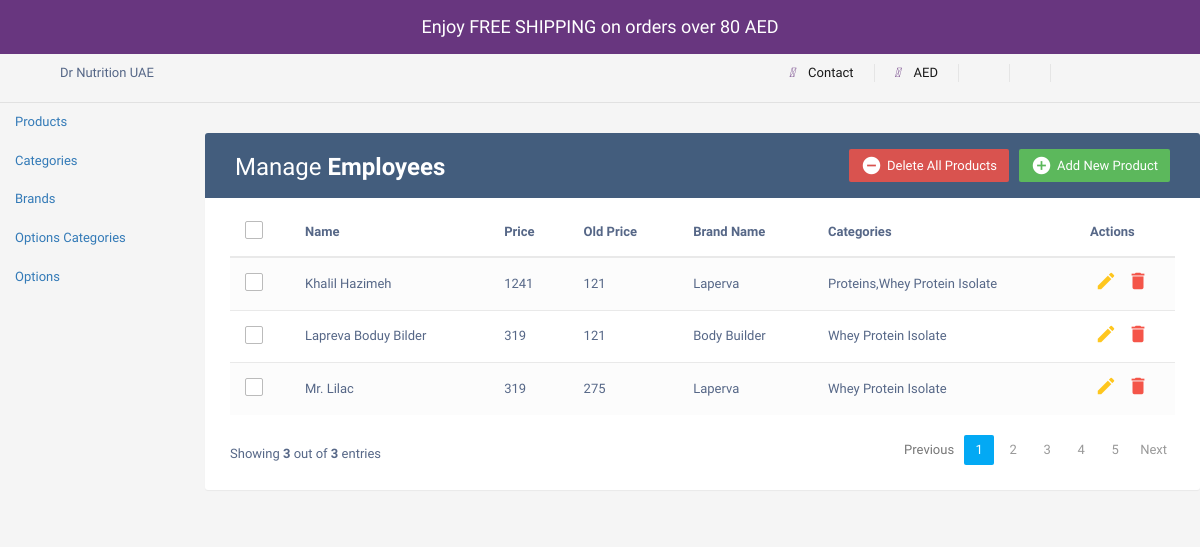
Page /admin/products.php on the earlier database version.
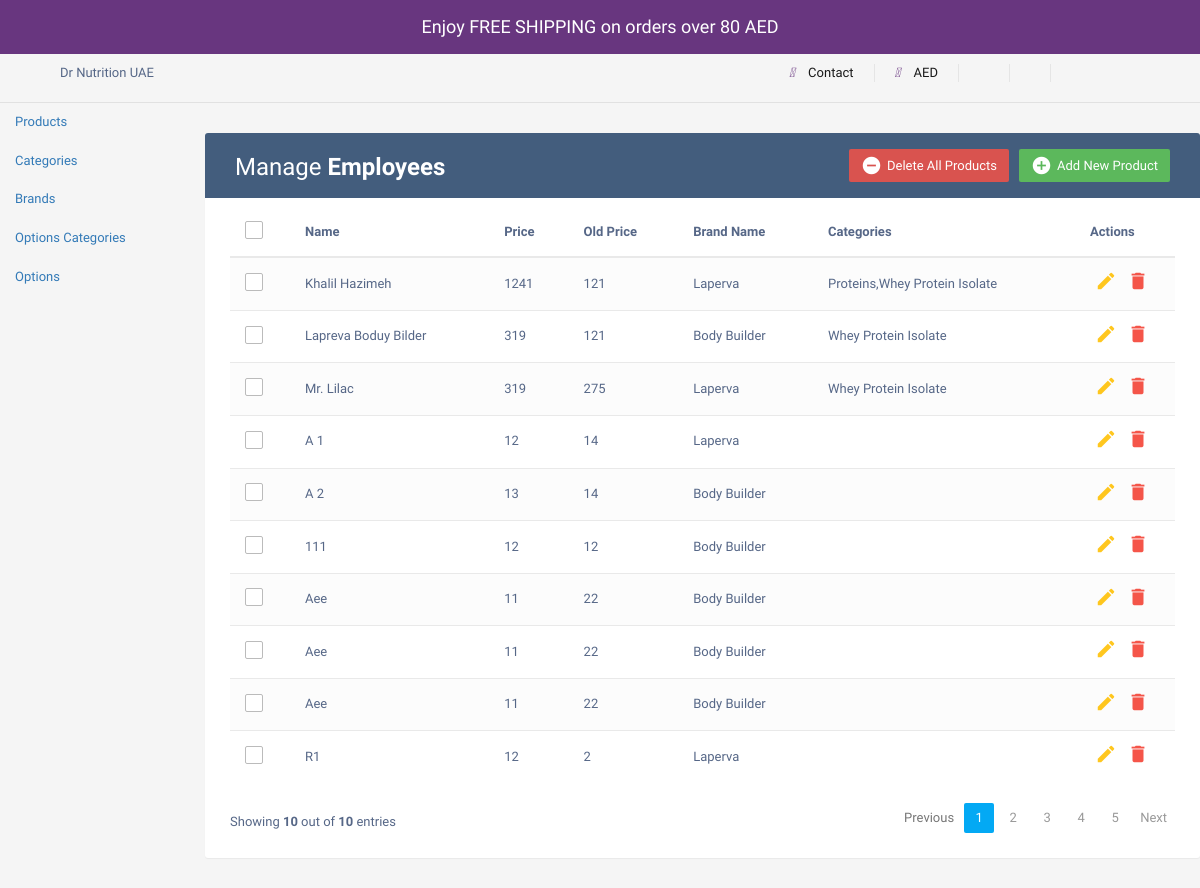
Same page on the later database version.
### tables this page shows
CREATE TABLE `products` (
  `id` int(11) NOT NULL,
  `name` varchar(255) NOT NULL,
  `price` int(11) NOT NULL,
  `old-price` int(11) NOT NULL,
  `image` varchar(255) NOT NULL,
  `brand_id` int(11) DEFAULT NULL
);

CREATE TABLE `brands` (
  `brand_id` int(11) NOT NULL,
  `brand_name` varchar(255) NOT NULL
);

### product.php (called while the page is built, shortened)
<?php
class Product {
    private $conn;
    public function __construct($db) {
        $this->conn = $db;
    }
public function getAllProductValues() {
    $query = "SELECT p.id, p.name, p.price, p.`old-price`, b.brand_name,
    GROUP_CONCAT(DISTINCT c.category_name ORDER BY c.category_name ASC) AS categories
    FROM products p
    LEFT JOIN product_categories pc ON p.id = pc.product_id
    LEFT JOIN categories c ON pc.category_id = c.category_id
    LEFT JOIN brands b ON p.brand_id = b.brand_id
    GROUP BY p.id";
    $result = $this->conn->query($query);
        $products = [];
        $count=0;
        if ($result->num_rows > 0) {
            while ($row = $result->fetch_assoc()) {
                $products[] = $row;
                $count++;
            }
        }
        return ['products' => $products, 'count' => $count];
}
}
?>

### admin/products.php (the view, shortened to what this page needs)
<?php
require '../product.php';
$conn = new mysqli("localhost", "root", "", "logindb");
?>
<!DOCTYPE html>
<html lang="en">
<head>
<link rel="stylesheet" href="https://maxcdn.bootstrapcdn.com/font-awesome/4.7.0/css/font-awesome.min.css">
<link rel="stylesheet" href="https://maxcdn.bootstrapcdn.com/bootstrap/3.3.7/css/bootstrap.min.css">
<link rel="stylesheet" href="https://cdnjs.cloudflare.com/ajax/libs/font-awesome/5.15.3/css/all.min.css" />
<link rel="stylesheet" href="../css/all.css" />
<body>
<section class="free_shipping_alert">
        <div>Enjoy FREE SHIPPING on orders over 80 AED</div>
    </section>
    <section class="top-nav-bar">
            <div class="top-nav">
                <div class="row justify-content-between">
                    <div class="col-lg-6">
                    <div class="top-nav-left d-none d-lg-block">
                        <span>Dr Nutrition UAE</span>
                    </div>
                    </div>
                    <div class="col-lg-6">
                    <div class="top-nav-right">
                        <ul class="list-inline top-nav-right-list">
                            <li>
                                <a title="Contact" href="#">
                                    <i class="fa-solid fa-phone" style="color: #68367f; margin-right: 10px;"></i>
                                    Contact
                                </a>
                            </li>
                            <li>
                                <a title="AED" href="">
                                    <i class="fa-solid fa-money-bill " style="color: #68367f; margin-right: 10px;"></i>
                                    AED
                                </a>
                            </li>
                            <li>
                                <a  title="Login" data-bs-toggle="modal" data-bs-target="#exampleModal"  href="index.php">
                                </a>
                            </li>
                        <li>
                    </ul>
                </div>
            </div>
        </div>
    </div>
</section>
<div class="row">
            <nav id="sidebar" class="col-md-3 col-lg-2 d-md-block bg-light sidebar">
                <div class="position-sticky">
                    <ul class="nav flex-column">
                        <li class="nav-item">
                            <a class="nav-link active" href="products.php">
                                Products
                            </a>
                        </li>
                        <li class="nav-item">
                            <a class="nav-link" href="categories.php">
                                Categories
                            </a>
                        </li>
						<li class="nav-item">
                            <a class="nav-link" href="brands.php">
                                Brands
                            </a>
                        </li>
						<li class="nav-item">
                            <a class="nav-link" href="options_categories.php">
                                Options Categories
                            </a>
                        </li>
						<li class="nav-item">
                            <a class="nav-link" href="options.php">
                                Options
                            </a>
                        </li>
                    </ul>
                </div>
            </nav>
			<main class="col-md-9 ms-sm-auto col-lg-10 px-md-4">        <div class="table-wrapper">
            <div class="table-title">
                <div class="row">
                    <div class="col-sm-6">
						<h2>Manage <b>Employees</b></h2>
					</div>
					<div class="col-sm-6">
						<a href="#addEmployeeModal" class="btn btn-success" data-toggle="modal"><i class="material-icons">&#xE147;</i> <span>Add New Product</span></a>
						<a href="#deleteEmployeeModal" class="btn btn-danger" data-toggle="modal"><i class="material-icons">&#xE15C;</i> <span>Delete All Products</span></a>
					</div>
                </div>
            </div>
            <table class="table table-striped table-hover">
                <thead>
                    <tr>
						<th>
							<span class="custom-checkbox">
								<label for="selectAll"></label>
							</span>
						</th>
                        <th>Name</th>
						<th>Price</th>
                        <th>Old Price</th>
						<th>Brand Name</th>
						<th>Categories</th>
                        <th>Actions</th>
                    </tr>
                </thead>
                <tbody>
                    <?php
					$product = new Product($conn);
                    $productData = $product->getAllProductValues();
                    $allProducts = $productData['products'];
                    $productCount = $productData['count'];
                    foreach ($allProducts as $product){
						echo '<tr id="' .$product['id']. '">';
						echo '<td>';
                        echo '<span class="custom-checkbox">';
								echo '<label for="checkbox'.$product['id'].'"></label>';
							echo '</span>';
						echo '</td>';
                        echo'<td>'.$product['name'].'</td>';
						echo '<td>'.$product['price'].'</td>';
						echo '<td>'.$product['old-price'].'</td>';
						echo '<td>'.$product['brand_name'].'</td>';
						echo '<td>'.$product['categories'].'</td>';
						echo '<td>';
                            echo '<a href="products.php?showEditModal=1&id='.$product['id'].'" data-id="'.$product['id'].'" class="edit"><i class="material-icons" data-toggle="tooltip" title="Edit">&#xE254;</i></a>';
                            echo '<a href="products.php?showDeleteModal=1&id='.$product['id'].'"class="delete" data-toggle="modal"><i class="material-icons" data-toggle="tooltip" title="Delete">&#xE872;</i></a>';
                        echo '</td>';
                    echo '</tr>';
                    }
                    ?>
                </tbody>
            </table>
			<div class="clearfix">
                <div class="hint-text">Showing <b><?php echo $productCount?></b> out of <b><?php echo $productCount?></b> entries</div>
                <ul class="pagination">
                    <li class="page-item disabled"><a href="#">Previous</a></li>
                    <li class="page-item active"><a href="#" class="page-link">1</a></li>
                    <li class="page-item"><a href="#" class="page-link">2</a></li>
                    <li class="page-item "><a href="#" class="page-link">3</a></li>
                    <li class="page-item"><a href="#" class="page-link">4</a></li>
                    <li class="page-item"><a href="#" class="page-link">5</a></li>
                    <li class="page-item"><a href="#" class="page-link">Next</a></li>
                </ul>
            </div>
        </div>
    </div>
</body>
</html>

### css/all.css (style rules this page uses)
body { margin: 0; background-color: white; }
a { text-decoration: none!important; }
.free_shipping_alert { background: #68367f; color: #fff; text-align: center; padding: 14px; font-size: 18px; background-image: url(https://drnutrition.com/themes/storefront/public/images/wave.svg); background-position: 50%; background-size: cover; }
.top-nav { border-bottom: 1px solid #e1e1e1 ; padding: 10px 0% 10px 5%; }
.top-nav .top-nav-right-list { display: -webkit-box; display: flex; -webkit-box-pack: center; justify-content: center; flex-wrap: wrap; }
.top-nav .top-nav-right-list>li:first-child { padding-left: 0; }
.top-nav .top-nav-right-list>li { border-right: 1px solid #e5e5e5; display: inline-block; padding: 0 20px; }
.top-nav .top-nav-right-list>li>a { display: block; color: #191919; }
body { color: #566787; background: #f5f5f5; font-family: 'Varela Round', sans-serif; font-size: 13px; }
.table-wrapper { background: #fff; padding: 20px 25px; margin: 30px 0; border-radius: 3px; box-shadow: 0 1px 1px rgba(0,0,0,.05); }
.table-title { padding-bottom: 15px; background: #435d7d; color: #fff; padding: 16px 30px; margin: -20px -25px 10px; border-radius: 3px 3px 0 0; }
.table-title h2 { margin: 5px 0 0; font-size: 24px; }
.table-title .btn { color: #fff; float: right; font-size: 13px; border: none; min-width: 50px; border-radius: 2px; border: none; outline: none !important; margin-left: 10px; }
.table-title .btn i { float: left; font-size: 21px; margin-right: 5px; }
.table-title .btn span { float: left; margin-top: 2px; }
table.table tr th, table.table tr td { border-color: #e9e9e9; padding: 12px 15px; vertical-align: middle; }
table.table tr th:first-child { width: 60px; }
table.table tr th:last-child { width: 100px; }
table.table-striped tbody tr:nth-of-type(odd) { background-color: #fcfcfc; }
table.table td:last-child i { opacity: 0.9; font-size: 22px; margin: 0 5px; }
table.table td a { font-weight: bold; color: #566787; display: inline-block; text-decoration: none; outline: none !important; }
table.table td a.edit { color: #FFC107; }
table.table td a.delete { color: #F44336; }
table.table td i { font-size: 19px; }
.pagination { float: right; margin: 0 0 5px; }
.pagination li a { border: none; font-size: 13px; min-width: 30px; min-height: 30px; color: #999; margin: 0 2px; line-height: 30px; border-radius: 2px !important; text-align: center; padding: 0 6px; }
.pagination li.active a, .pagination li.active a.page-link { background: #03A9F4; }
.hint-text { float: left; margin-top: 10px; font-size: 13px; }
.custom-checkbox { position: relative; }
.custom-checkbox label:before { width: 18px; height: 18px; }
.custom-checkbox label:before { content: ''; margin-right: 10px; display: inline-block; vertical-align: text-top; background: white; border: 1px solid #bbb; border-radius: 2px; box-sizing: border-box; z-index: 2; }

Differences in the rows shown:
added products: name "A 1", price "12", value "14", brand.brand_name "Laperva"
added products: name "A 2", price "13", value "14", brand.brand_name "Body Builder"
added products: name "111", price "12", value "12", brand.brand_name "Body Builder"
added products: name "Aee", price "11", value "22", brand.brand_name "Body Builder"
added products: name "Aee", price "11", value "22", brand.brand_name "Body Builder"
added products: name "Aee", price "11", value "22", brand.brand_name "Body Builder"
added products: name "R1", price "12", value "2", brand.brand_name "Laperva"
Other differences:
$productCount: "3" → "10"
